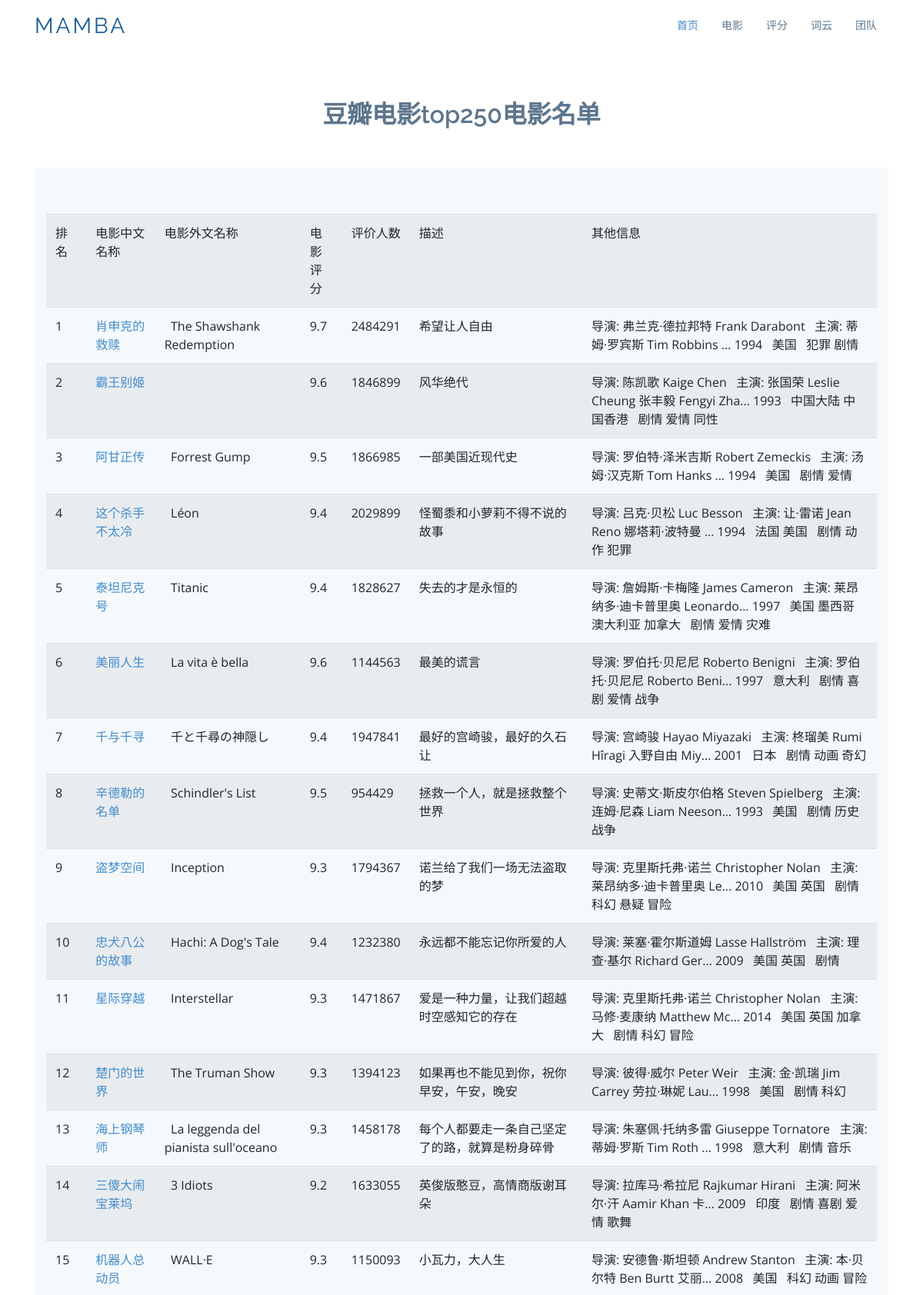
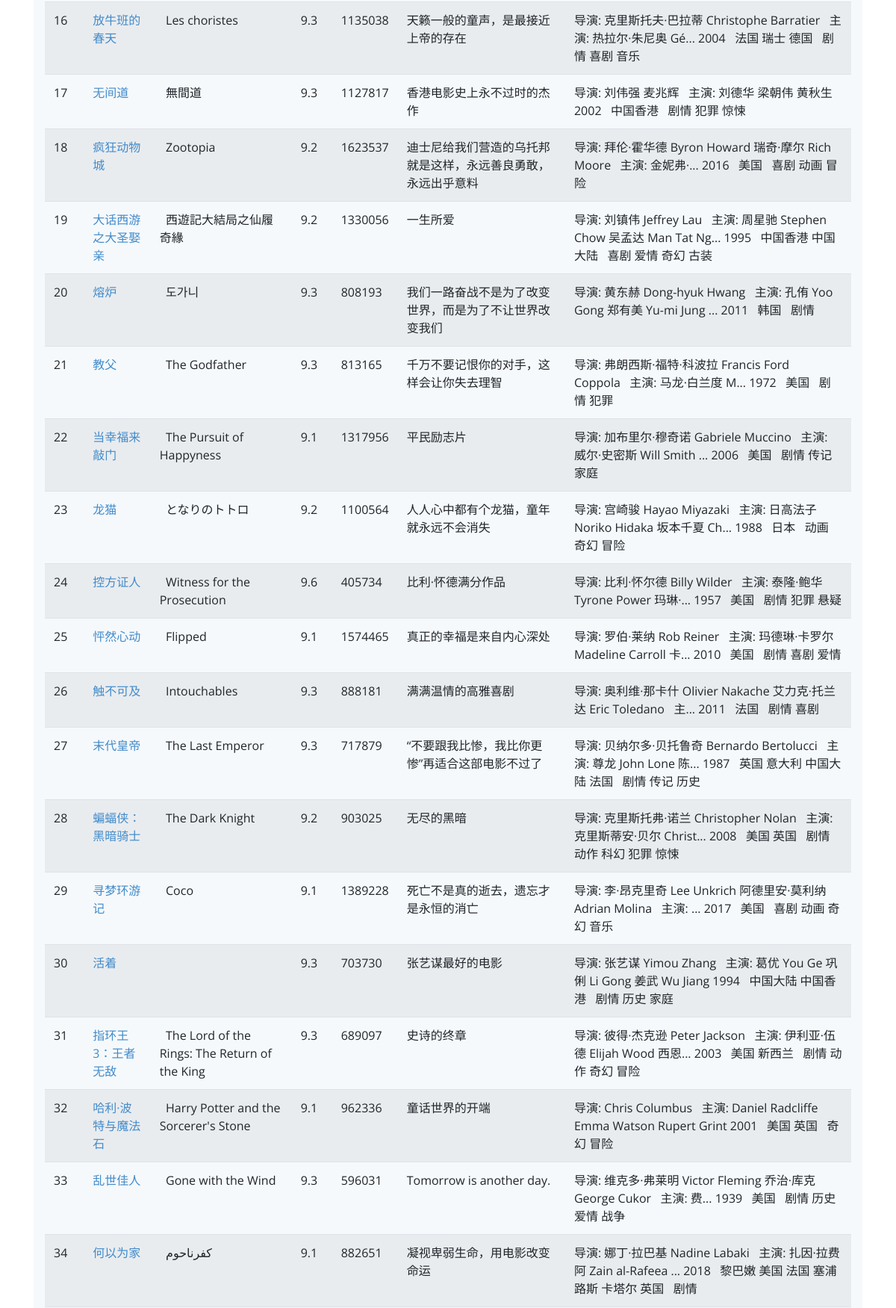
The page /movie (upper part) on the database its author committed (2 pictures, top to bottom).
### tables this page shows
CREATE TABLE movie250
    (
    id integer primary key  autoincrement,
    info_link text,
    pic_link text,
    cname varchar ,
    ename varchar ,
    score numeric ,
    rated numeric ,
    instroduction text,
    info text
    );

### app.py (the view)
@app.route('/movie')
def moive():
    datalist=[]
    conn=sqlite3.connect("movies.db")
    cur=conn.cursor()
    sql="select * from movie250"
    data=cur.execute(sql)
    for item in data:
        datalist.append(item)
    cur.close()
    conn.close()
    return render_template('movie.html',movies=datalist)

### templates/movie.html (shortened to what this page needs)
<!DOCTYPE html>
<html lang="en">
<head>
  <link href="static/assets/vendor/bootstrap/css/bootstrap.min.css" rel="stylesheet">
  <link href="static/assets/vendor/icofont/icofont.min.css" rel="stylesheet">
  <link href="static/assets/vendor/boxicons/css/boxicons.min.css" rel="stylesheet">
  <link href="static/assets/vendor/animate.css/animate.min.css" rel="stylesheet">
  <link href="static/assets/vendor/venobox/venobox.css" rel="stylesheet">
  <link href="static/assets/vendor/aos/aos.css" rel="stylesheet">
  <link href="static/assets/css/style.css" rel="stylesheet">
</head>
<body>
  <header id="header">
    <div class="container">
      <div class="logo float-left">
        <h1 class="text-light"><a href="temp.html"><span>Mamba</span></a></h1>
      </div>
      <nav class="nav-menu float-right d-none d-lg-block">
        <ul>
          <li class="active"><a href="/index">首页 </a></li>
          <li><a href="/movie">电影</a></li>
          <li><a href="/score">评分</a></li>
          <li><a href="/word">词云</a></li>
          <li><a href="/team">团队</a></li>
        </ul>
      </nav>
    </div>
  </header>
    <section id="team" class="team">
      <div class="container">
        <div class="section-title">
          <h2>豆瓣电影top250电影名单</h2>
        </div>
    <section class="counts section-bg">
        <div class="container">
            <table class="table table-striped">
                <tr>
                     <td>排名</td>
                    <td>电影中文名称</td>
                     <td>电影外文名称</td>
                     <td>电影评分</td>
                     <td>评价人数</td>
                     <td>描述</td>
                     <td>其他信息</td>
                </tr>
                {% for movie in movies %}
                    <tr>
                        <td>{{ movie[0] }}</td>
                        <td>
                            <a href="{{ movie[1] }}" target="_blank">
                                {{ movie[3] }}
                            </a>
                        </td>
                        <td>{{ movie[4] }}</td>
                        <td>{{ movie[5] }}</td>
                        <td>{{ movie[6] }}</td>
                        <td>{{ movie[7] }}</td>
                        <td>{{ movie[8] }}</td>
                    </tr>
                {% endfor %}
            </table>
        </div>
    </section>
      </div>
    </section>
</body>
</html>

### static/assets/css/style.css (style rules this page uses)
body { font-family: "Open Sans", sans-serif; color: #444; }
a { color: #428bca; }
h1, h2, h3, h4, h5, h6, .font-primary { font-family: "Raleway", sans-serif; }
#header { height: 70px; transition: all 0.5s; transition: all 0.5s; padding: 10px 0; background: #fff; z-index: 997; }
#header .logo h1 { font-size: 28px; margin: 0; padding: 10px 0; line-height: 1; font-weight: 400; letter-spacing: 3px; text-transform: uppercase; }
#header .logo h1 a, #header .logo h1 a:hover { color: #1c5c93; text-decoration: none; }
.nav-menu, .nav-menu * { margin: 0; padding: 0; list-style: none; }
.nav-menu > ul > li { position: relative; white-space: nowrap; float: left; }
.nav-menu a { display: block; position: relative; color: #5c768d; padding: 12px 15px; transition: 0.3s; font-size: 14px; font-family: "Open Sans", sans-serif; }
.nav-menu a:hover, .nav-menu .active > a, .nav-menu li:hover > a { color: #428bca; text-decoration: none; }
.mobile-nav { position: fixed; top: 0; bottom: 0; z-index: 9999; overflow-y: auto; left: -260px; width: 260px; padding-top: 18px; background: #1f3548; transition: 0.4s; }
.mobile-nav * { margin: 0; padding: 0; list-style: none; }
.mobile-nav a { display: block; position: relative; color: #e3f0fc; padding: 10px 20px; font-weight: 500; }
.mobile-nav a:hover, .mobile-nav .active > a, .mobile-nav li:hover > a { color: #9eccf4; text-decoration: none; }
section { padding: 60px 0; }
.section-bg { background-color: #f5f9fc; }
.section-title { text-align: center; padding-bottom: 30px; }
.section-title h2 { font-size: 32px; font-weight: 600; margin-bottom: 20px; padding-bottom: 0; color: #5c768d; }
.counts { padding-bottom: 30px; }
.team { background: #fff; padding: 60px 0 30px 0; }

### rows shown on the page
movie250: id "1", cname "肖申克的救赎", ename "The Shawshank Redemption", score "9.7", rated "2484291", instroduction "希望让人自由", info "导演: 弗兰克·德拉邦特 Frank Darabont 主演: 蒂姆·罗宾斯 Tim Robbins ... 1994 美国 犯罪 剧情"
movie250: id "2", cname "霸王别姬", score "9.6", rated "1846899", instroduction "风华绝代", info "导演: 陈凯歌 Kaige Chen 主演: 张国荣 Leslie Cheung 张丰毅 Fengyi Zha... 1993 中国大陆 中国香港 剧情 爱情 同性"
movie250: id "3", cname "阿甘正传", ename "Forrest Gump", score "9.5", rated "1866985", instroduction "一部美国近现代史", info "导演: 罗伯特·泽米吉斯 Robert Zemeckis 主演: 汤姆·汉克斯 Tom Hanks ... 1994 美国 剧情 爱情"
movie250: id "4", cname "这个杀手不太冷", ename "Léon", score "9.4", rated "2029899", instroduction "怪蜀黍和小萝莉不得不说的故事", info "导演: 吕克·贝松 Luc Besson 主演: 让·雷诺 Jean Reno 娜塔莉·波特曼 ... 1994 法国 美国 剧情 动作 犯罪"
movie250: id "5", cname "泰坦尼克号", ename "Titanic", score "9.4", rated "1828627", instroduction "失去的才是永恒的", info "导演: 詹姆斯·卡梅隆 James Cameron 主演: 莱昂纳多·迪卡普里奥 Leonardo... 1997 美国 墨西哥 澳大利亚 加拿大 剧情 爱情 灾难"
movie250: id "6", cname "美丽人生", ename "La vita è bella", score "9.6", rated "1144563", instroduction "最美的谎言", info "导演: 罗伯托·贝尼尼 Roberto Benigni 主演: 罗伯托·贝尼尼 Roberto Beni... 1997 意大利 剧情 喜剧 爱情 战争"
movie250: id "7", cname "千与千寻", ename "千と千尋の神隠し", score "9.4", rated "1947841", instroduction "最好的宫崎骏，最好的久石让", info "导演: 宫崎骏 Hayao Miyazaki 主演: 柊瑠美 Rumi Hîragi 入野自由 Miy... 2001 日本 剧情 动画 奇幻"
movie250: id "8", cname "辛德勒的名单", ename "Schindler's List", score "9.5", rated "954429", instroduction "拯救一个人，就是拯救整个世界", info "导演: 史蒂文·斯皮尔伯格 Steven Spielberg 主演: 连姆·尼森 Liam Neeson... 1993 美国 剧情 历史 战争"
movie250: id "9", cname "盗梦空间", ename "Inception", score "9.3", rated "1794367", instroduction "诺兰给了我们一场无法盗取的梦", info "导演: 克里斯托弗·诺兰 Christopher Nolan 主演: 莱昂纳多·迪卡普里奥 Le... 2010 美国 英国 剧情 科幻 悬疑 冒险"
movie250: id "10", cname "忠犬八公的故事", ename "Hachi: A Dog's Tale", score "9.4", rated "1232380", instroduction "永远都不能忘记你所爱的人", info "导演: 莱塞·霍尔斯道姆 Lasse Hallström 主演: 理查·基尔 Richard Ger... 2009 美国 英国 剧情"
movie250: id "11", cname "星际穿越", ename "Interstellar", score "9.3", rated "1471867", instroduction "爱是一种力量，让我们超越时空感知它的存在", info "导演: 克里斯托弗·诺兰 Christopher Nolan 主演: 马修·麦康纳 Matthew Mc... 2014 美国 英国 加拿大 剧情 科幻 冒险"
movie250: id "12", cname "楚门的世界", ename "The Truman Show", score "9.3", rated "1394123", instroduction "如果再也不能见到你，祝你早安，午安，晚安", info "导演: 彼得·威尔 Peter Weir 主演: 金·凯瑞 Jim Carrey 劳拉·琳妮 Lau... 1998 美国 剧情 科幻"
movie250: id "13", cname "海上钢琴师", ename "La leggenda del pianista sull'oceano", score "9.3", rated "1458178", instroduction "每个人都要走一条自己坚定了的路，就算是粉身碎骨", info "导演: 朱塞佩·托纳多雷 Giuseppe Tornatore 主演: 蒂姆·罗斯 Tim Roth ... 1998 意大利 剧情 音乐"
movie250: id "14", cname "三傻大闹宝莱坞", ename "3 Idiots", score "9.2", rated "1633055", instroduction "英俊版憨豆，高情商版谢耳朵", info "导演: 拉库马·希拉尼 Rajkumar Hirani 主演: 阿米尔·汗 Aamir Khan 卡... 2009 印度 剧情 喜剧 爱情 歌舞"
movie250: id "15", cname "机器人总动员", ename "WALL·E", score "9.3", rated "1150093", instroduction "小瓦力，大人生", info "导演: 安德鲁·斯坦顿 Andrew Stanton 主演: 本·贝尔特 Ben Burtt 艾丽... 2008 美国 科幻 动画 冒险"
movie250: id "16", cname "放牛班的春天", ename "Les choristes", score "9.3", rated "1135038", instroduction "天籁一般的童声，是最接近上帝的存在", info "导演: 克里斯托夫·巴拉蒂 Christophe Barratier 主演: 热拉尔·朱尼奥 Gé... 2004 法国 瑞士 德国 剧情 喜剧 音乐"
movie250: id "17", cname "无间道", ename "無間道", score "9.3", rated "1127817", instroduction "香港电影史上永不过时的杰作", info "导演: 刘伟强 麦兆辉 主演: 刘德华 梁朝伟 黄秋生 2002 中国香港 剧情 犯罪 惊悚"
movie250: id "18", cname "疯狂动物城", ename "Zootopia", score "9.2", rated "1623537", instroduction "迪士尼给我们营造的乌托邦就是这样，永远善良勇敢，永远出乎意料", info "导演: 拜伦·霍华德 Byron Howard 瑞奇·摩尔 Rich Moore 主演: 金妮弗·... 2016 美国 喜剧 动画 冒险"
movie250: id "19", cname "大话西游之大圣娶亲", ename "西遊記大結局之仙履奇緣", score "9.2", rated "1330056", instroduction "一生所爱", info "导演: 刘镇伟 Jeffrey Lau 主演: 周星驰 Stephen Chow 吴孟达 Man Tat Ng... 1995 中国香港 中国大陆 喜剧 爱情 奇幻 古装"
movie250: id "20", cname "熔炉", ename "도가니", score "9.3", rated "808193", instroduction "我们一路奋战不是为了改变世界，而是为了不让世界改变我们", info "导演: 黄东赫 Dong-hyuk Hwang 主演: 孔侑 Yoo Gong 郑有美 Yu-mi Jung ... 2011 韩国 剧情"
movie250: id "21", cname "教父", ename "The Godfather", score "9.3", rated "813165", instroduction "千万不要记恨你的对手，这样会让你失去理智", info "导演: 弗朗西斯·福特·科波拉 Francis Ford Coppola 主演: 马龙·白兰度 M... 1972 美国 剧情 犯罪"
movie250: id "22", cname "当幸福来敲门", ename "The Pursuit of Happyness", score "9.1", rated "1317956", instroduction "平民励志片", info "导演: 加布里尔·穆奇诺 Gabriele Muccino 主演: 威尔·史密斯 Will Smith ... 2006 美国 剧情 传记 家庭"
movie250: id "23", cname "龙猫", ename "となりのトトロ", score "9.2", rated "1100564", instroduction "人人心中都有个龙猫，童年就永远不会消失", info "导演: 宫崎骏 Hayao Miyazaki 主演: 日高法子 Noriko Hidaka 坂本千夏 Ch... 1988 日本 动画 奇幻 冒险"
movie250: id "24", cname "控方证人", ename "Witness for the Prosecution", score "9.6", rated "405734", instroduction "比利·怀德满分作品", info "导演: 比利·怀尔德 Billy Wilder 主演: 泰隆·鲍华 Tyrone Power 玛琳·... 1957 美国 剧情 犯罪 悬疑"
movie250: id "25", cname "怦然心动", ename "Flipped", score "9.1", rated "1574465", instroduction "真正的幸福是来自内心深处", info "导演: 罗伯·莱纳 Rob Reiner 主演: 玛德琳·卡罗尔 Madeline Carroll 卡... 2010 美国 剧情 喜剧 爱情"
movie250: id "26", cname "触不可及", ename "Intouchables", score "9.3", rated "888181", instroduction "满满温情的高雅喜剧", info "导演: 奥利维·那卡什 Olivier Nakache 艾力克·托兰达 Eric Toledano 主... 2011 法国 剧情 喜剧"
movie250: id "27", cname "末代皇帝", ename "The Last Emperor", score "9.3", rated "717879", instroduction "“不要跟我比惨，我比你更惨”再适合这部电影不过了", info "导演: 贝纳尔多·贝托鲁奇 Bernardo Bertolucci 主演: 尊龙 John Lone 陈... 1987 英国 意大利 中国大陆 法国 剧情 传记 历史"
movie250: id "28", cname "蝙蝠侠：黑暗骑士", ename "The Dark Knight", score "9.2", rated "903025", instroduction "无尽的黑暗", info "导演: 克里斯托弗·诺兰 Christopher Nolan 主演: 克里斯蒂安·贝尔 Christ... 2008 美国 英国 剧情 动作 科幻 犯罪 惊悚"
movie250: id "29", cname "寻梦环游记", ename "Coco", score "9.1", rated "1389228", instroduction "死亡不是真的逝去，遗忘才是永恒的消亡", info "导演: 李·昂克里奇 Lee Unkrich 阿德里安·莫利纳 Adrian Molina 主演: ... 2017 美国 喜剧 动画 奇幻 音乐"
movie250: id "30", cname "活着", score "9.3", rated "703730", instroduction "张艺谋最好的电影", info "导演: 张艺谋 Yimou Zhang 主演: 葛优 You Ge 巩俐 Li Gong 姜武 Wu Jiang 1994 中国大陆 中国香港 剧情 历史 家庭"
movie250: id "31", cname "指环王3：王者无敌", ename "The Lord of the Rings: The Return of the King", score "9.3", rated "689097", instroduction "史诗的终章", info "导演: 彼得·杰克逊 Peter Jackson 主演: 伊利亚·伍德 Elijah Wood 西恩... 2003 美国 新西兰 剧情 动作 奇幻 冒险"
movie250: id "32", cname "哈利·波特与魔法石", ename "Harry Potter and the Sorcerer's Stone", score "9.1", rated "962336", instroduction "童话世界的开端", info "导演: Chris Columbus 主演: Daniel Radcliffe Emma Watson Rupert Grint 2001 美国 英国 奇幻 冒险"
movie250: id "33", cname "乱世佳人", ename "Gone with the Wind", score "9.3", rated "596031", instroduction "Tomorrow is another day.", info "导演: 维克多·弗莱明 Victor Fleming 乔治·库克 George Cukor 主演: 费... 1939 美国 剧情 历史 爱情 战争"
movie250: id "34", cname "何以为家", ename "كفرناحوم", score "9.1", rated "882651", instroduction "凝视卑弱生命，用电影改变命运", info "导演: 娜丁·拉巴基 Nadine Labaki 主演: 扎因·拉费阿 Zain al-Rafeea ... 2018 黎巴嫩 美国 法国 塞浦路斯 卡塔尔 英国 剧情"
